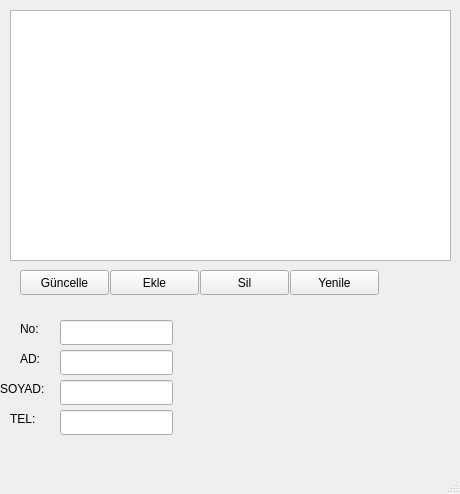
<?xml version="1.0" encoding="UTF-8"?>
<ui version="4.0">
 <class>MainWindow</class>
 <widget class="QMainWindow" name="MainWindow">
  <property name="geometry">
   <rect>
    <x>0</x>
    <y>0</y>
    <width>460</width>
    <height>494</height>
   </rect>
  </property>
  <property name="windowTitle">
   <string>MainWindow</string>
  </property>
  <widget class="QWidget" name="centralwidget">
   <widget class="QTableView" name="tableView">
    <property name="geometry">
     <rect>
      <x>10</x>
      <y>10</y>
      <width>441</width>
      <height>251</height>
     </rect>
    </property>
    <property name="editTriggers">
     <set>QAbstractItemView::NoEditTriggers</set>
    </property>
    <property name="alternatingRowColors">
     <bool>false</bool>
    </property>
    <property name="selectionMode">
     <enum>QAbstractItemView::SingleSelection</enum>
    </property>
    <property name="selectionBehavior">
     <enum>QAbstractItemView::SelectRows</enum>
    </property>
   </widget>
   <widget class="QPushButton" name="pushButton">
    <property name="geometry">
     <rect>
      <x>20</x>
      <y>270</y>
      <width>89</width>
      <height>25</height>
     </rect>
    </property>
    <property name="text">
     <string>Güncelle</string>
    </property>
   </widget>
   <widget class="QPushButton" name="pushButton_2">
    <property name="geometry">
     <rect>
      <x>110</x>
      <y>270</y>
      <width>89</width>
      <height>25</height>
     </rect>
    </property>
    <property name="text">
     <string>Ekle</string>
    </property>
   </widget>
   <widget class="QPushButton" name="pushButton_3">
    <property name="geometry">
     <rect>
      <x>200</x>
      <y>270</y>
      <width>89</width>
      <height>25</height>
     </rect>
    </property>
    <property name="text">
     <string>Sil</string>
    </property>
   </widget>
   <widget class="QPushButton" name="pushButton_4">
    <property name="geometry">
     <rect>
      <x>290</x>
      <y>270</y>
      <width>89</width>
      <height>25</height>
     </rect>
    </property>
    <property name="text">
     <string>Yenile</string>
    </property>
   </widget>
   <widget class="QLabel" name="label">
    <property name="geometry">
     <rect>
      <x>20</x>
      <y>320</y>
      <width>67</width>
      <height>17</height>
     </rect>
    </property>
    <property name="text">
     <string>No: </string>
    </property>
   </widget>
   <widget class="QLineEdit" name="lineEdit">
    <property name="geometry">
     <rect>
      <x>60</x>
      <y>320</y>
      <width>113</width>
      <height>25</height>
     </rect>
    </property>
   </widget>
   <widget class="QLabel" name="label_2">
    <property name="geometry">
     <rect>
      <x>20</x>
      <y>350</y>
      <width>67</width>
      <height>17</height>
     </rect>
    </property>
    <property name="text">
     <string>AD:</string>
    </property>
   </widget>
   <widget class="QLineEdit" name="lineEdit_2">
    <property name="geometry">
     <rect>
      <x>60</x>
      <y>350</y>
      <width>113</width>
      <height>25</height>
     </rect>
    </property>
   </widget>
   <widget class="QLabel" name="label_3">
    <property name="geometry">
     <rect>
      <x>0</x>
      <y>380</y>
      <width>67</width>
      <height>17</height>
     </rect>
    </property>
    <property name="text">
     <string>SOYAD:</string>
    </property>
   </widget>
   <widget class="QLineEdit" name="lineEdit_3">
    <property name="geometry">
     <rect>
      <x>60</x>
      <y>380</y>
      <width>113</width>
      <height>25</height>
     </rect>
    </property>
   </widget>
   <widget class="QLabel" name="label_4">
    <property name="geometry">
     <rect>
      <x>10</x>
      <y>410</y>
      <width>67</width>
      <height>17</height>
     </rect>
    </property>
    <property name="text">
     <string>TEL:</string>
    </property>
   </widget>
   <widget class="QLineEdit" name="lineEdit_4">
    <property name="geometry">
     <rect>
      <x>60</x>
      <y>410</y>
      <width>113</width>
      <height>25</height>
     </rect>
    </property>
   </widget>
  </widget>
  <widget class="QMenuBar" name="menubar">
   <property name="geometry">
    <rect>
     <x>0</x>
     <y>0</y>
     <width>460</width>
     <height>22</height>
    </rect>
   </property>
  </widget>
  <widget class="QStatusBar" name="statusbar"/>
 </widget>
 <resources/>
 <connections/>
</ui>
